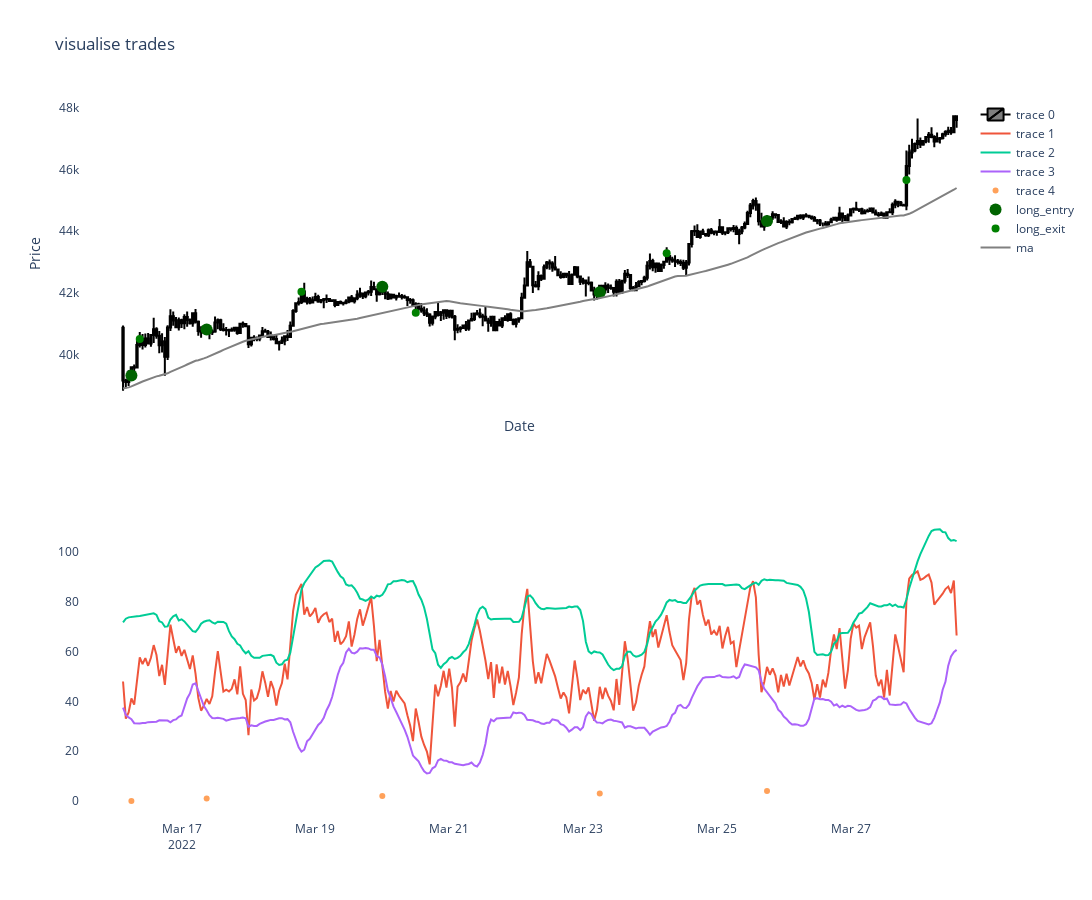

Notebook cell for this chart:
### Code cell
start_bar = 40000
end_bar = 40300
df_slice = new_df.iloc[start_bar:end_bar]
#cutoff_time = new_df.index[-(bars + 1)]
trades_slice = trades[(trades['entry_time'] >= new_df.index[start_bar]) & (trades['entry_time'] <= new_df.index[end_bar])]
#df_slice = new_df[new_df.index >= cutoff_time]

fig = make_subplots(rows=2, cols=1, shared_xaxes=True)

fig.add_trace(
    go.Candlestick(
        x=df_slice.index,
        open=df_slice['open'],
        high=df_slice['high'],
        low=df_slice['low'],
        close=df_slice['close'],
        increasing_line_color='black',
        decreasing_line_color='black'
    ),
    row=1, col=1
)

fig.add_trace(
    go.Scatter(
        x=df_slice.index,
        y=df_slice['rvi'],
        mode='lines'
    ),
    row=2, col=1
)

fig.add_trace(
    go.Scatter(
        x=df_slice.index,
        y=df_slice[f'{new_df.columns[14]}'],
        mode='lines'
    ),
    row=2, col=1
)

fig.add_trace(
    go.Scatter(
        x=df_slice.index,
        y=df_slice[f'{new_df.columns[12]}'],
        mode='lines',
    ),
    row=2, col=1
)






long_signals_df = trades_slice[trades_slice['side'] == "long"]
long_entry_points = dict(x=long_signals_df['entry_time'], y=long_signals_df['entry_price'], text=['long_entry'] * len(long_signals_df), mode='markers', name='long_entry', marker=dict(color='darkgreen', size=12))
long_exit_points = dict(x=long_signals_df['exit_time'], y=long_signals_df['exit_price'], text=['long_exit'] * len(long_signals_df), mode='markers', name='long_exit', marker=dict(color='green', size=8))

short_signals_df = trades_slice[trades_slice['side'] == "short"]
short_entry_points = dict(x=short_signals_df['entry_time'], y=short_signals_df['entry_price'], text=['short_entry'] * len(short_signals_df), mode='markers', name='short_sell', marker=dict(color='red', size=12))
short_exit_points = dict(x=short_signals_df['exit_time'], y=short_signals_df['exit_price'], text=['short_exit'] * len(short_signals_df), mode='markers', name='short_exit', marker=dict(color='red', size=8))

#test
fig.add_trace(
    go.Scatter(
        x=long_signals_df['entry_time'],
        #y=df_slice[''],
        mode='markers',
    ),
    row=2, col=1
)


fig.add_trace(go.Scatter(long_entry_points))
fig.add_trace(go.Scatter(long_exit_points))
fig.add_trace(go.Scatter(short_entry_points))
fig.add_trace(go.Scatter(short_exit_points))


fig.add_trace(go.Scatter(x=df_slice.index, y=df_slice.ma, mode='lines', name='ma', line=dict(color='grey')))
#fig.add_trace(go.Scatter(x=df_slice.index, y=df_slice[f'{df_slice.columns[7]}'], mode='lines', name='VWAP_upper', line=dict(color='grey')))

fig.update_layout(
    title='visualise trades',
    xaxis_title='Date',
    yaxis_title='Price',
    width=1200,
    height=900,
    plot_bgcolor='white',
    yaxis=dict(showgrid=False),
    xaxis=dict(showgrid=False),
    xaxis_rangeslider_visible=False  # Remove the range slider
)
fig.show()

### Figure 1 — Plotly figure (JSON) as saved in the notebook; plotly's stock layout.template omitted (floating-point values rounded to 4 significant figures; data arrays with more than 128 entries replaced by an {"elided": "..."} marker saying what was removed)
{"data": [{"close": {"elided": "300 float values"}, "decreasing": {"line": {"color": "black"}}, "high": {"elided": "300 float values"}, "increasing": {"line": {"color": "black"}}, "low": {"elided": "300 float values"}, "open": {"elided": "300 float values"}, "type": "candlestick", "x": {"elided": "300 str values"}, "xaxis": "x", "yaxis": "y"}, {"mode": "lines", "type": "scatter", "x": {"elided": "300 str values"}, "xaxis": "x2", "y": {"elided": "300 float values"}, "yaxis": "y2"}, {"mode": "lines", "type": "scatter", "x": {"elided": "300 str values"}, "xaxis": "x2", "y": {"elided": "300 float values"}, "yaxis": "y2"}, {"mode": "lines", "type": "scatter", "x": {"elided": "300 str values"}, "xaxis": "x2", "y": {"elided": "300 float values"}, "yaxis": "y2"}, {"mode": "markers", "type": "scatter", "x": ["2022-03-16T06:00:00", "2022-03-17T09:00:00", "2022-03-20T00:00:00", "2022-03-23T06:00:00", "2022-03-25T18:00:00"], "xaxis": "x2", "yaxis": "y2"}, {"marker": {"color": "darkgreen", "size": 12}, "mode": "markers", "name": "long_entry", "text": ["long_entry", "long_entry", "long_entry", "long_entry", "long_entry"], "type": "scatter", "x": ["2022-03-16T06:00:00", "2022-03-17T09:00:00", "2022-03-20T00:00:00", "2022-03-23T06:00:00", "2022-03-25T18:00:00"], "y": [39320.0, 40810.0, 42200.0, 42020.0, 44330.0]}, {"marker": {"color": "green", "size": 8}, "mode": "markers", "name": "long_exit", "text": ["long_exit", "long_exit", "long_exit", "long_exit", "long_exit"], "type": "scatter", "x": ["2022-03-16T09:00:00", "2022-03-18T19:00:00", "2022-03-20T12:00:00", "2022-03-24T06:00:00", "2022-03-27T20:00:00"], "y": [40500.0, 42040.0, 41360.0, 43280.0, 45660.0]}, {"marker": {"color": "red", "size": 12}, "mode": "markers", "name": "short_sell", "text": [], "type": "scatter", "x": [], "y": []}, {"marker": {"color": "red", "size": 8}, "mode": "markers", "name": "short_exit", "text": [], "type": "scatter", "x": [], "y": []}, {"line": {"color": "grey"}, "mode": "lines", "name": "ma", "type": "scatter", "x": {"elided": "300 str values"}, "y": {"elided": "300 float values"}}], "layout": {"height": 900, "plot_bgcolor": "white", "title": {"text": "visualise trades"}, "width": 1200, "xaxis": {"anchor": "y", "autorange": true, "domain": [0, 1], "matches": "x2", "range": ["2022-03-15 11:51:07.9085", "2022-03-28 14:30"], "rangeslider": {"visible": false, "yaxis": {}}, "showgrid": false, "showticklabels": false, "title": {"text": "Date"}, "type": "date"}, "xaxis2": {"anchor": "y2", "autorange": true, "domain": [0, 1], "range": ["2022-03-15 11:51:07.9085", "2022-03-28 14:30"], "type": "date"}, "yaxis": {"anchor": "x", "autorange": true, "domain": [0.575, 1], "range": [38330.0, 48250.0], "showgrid": false, "title": {"text": "Price"}, "type": "linear"}, "yaxis2": {"anchor": "x2", "autorange": true, "domain": [0, 0.425], "range": [-7.653, 115.3], "type": "linear"}}}
